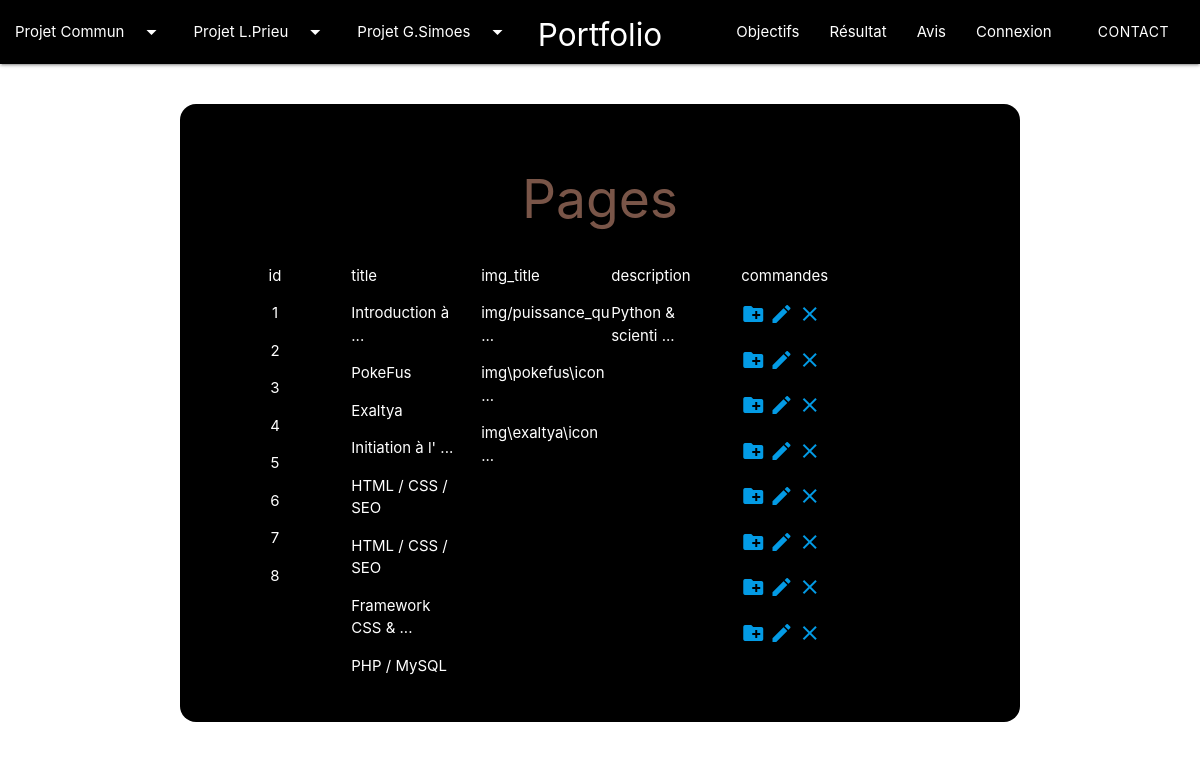
Page /panel.php?projet=0&page=pages on the committed database.
### tables this page shows
CREATE TABLE IF NOT EXISTS `pages` (
  `id` int(11) NOT NULL AUTO_INCREMENT,
  `title` varchar(255) NOT NULL,
  `img_link` varchar(255) NOT NULL,
  `description` text NOT NULL,
  `subtitle` text NOT NULL,
  `type` varchar(255) NOT NULL,
  `id_type` int(11) NOT NULL,
  PRIMARY KEY (`id`)
);

### pages.php (called while the page is built, shortened)
<?php
require_once "config.php";
$requete1 = 'SELECT * FROM pages';
$resultat = $pdo->prepare($requete1);
$resultat->execute();
$resultatPages = $resultat->fetchAll(PDO::FETCH_ASSOC);
?>

### nbPage.php (called while the page is built)
<?php
require_once "config.php";
$requete1 = 'SELECT * FROM pages';
$resultat = $pdo->prepare($requete1);
$resultat->execute();
$resultatPagesId = $resultat->fetchAll(PDO::FETCH_ASSOC);
?>

### panel.php (the view, shortened to what this page needs)
<!DOCTYPE html>
<html lang="en" dir="ltr">
  <head>
    <link type="text/css" rel="stylesheet" href="css/materialize.css" media="screen,projection" />
    <link rel="stylesheet" href="css/style.css">
  </head>
  <body>
    <?php require_once 'navbar.php' ?>
    <?php require "user.php" ?>
    <?php require "pages.php" ?>
      <div class="row container">
        <div class="col s12 m12 l12">
          <div class="panel row"style="margin-top:40px;">
            <?php if($_GET['page'] == "users"): ?>
              <h2 class="brown-text center nom">Users</h2>
              <?php
              $fin = ' ...';
              $lg_max = 20;
               ?>
              <div class="col center s12 m6 l2">
                <p>ID</p>
                <?php
                foreach($resultatUsers as $key => $resultatUser){
                  echo "<p>".$resultatUser['id']."</p>";
                }?>
              </div>
              <div class="col s12 m6 l2">
                <p>Login</p>
                <?php
                foreach($resultatUsers as $key => $resultatUser){
                  if (strlen($resultatUser['login'])>$lg_max)
                  {
                    $resultatUser['login']=substr($resultatUser['login'], 0, $lg_max-strlen($fin)).$fin;
                  }
                  echo "<p>".$resultatUser['login']."</p>";
                }
                ?>
              </div>
              <div class="col s12 m6 l2">
                <p>Email</p>
                <?php
                foreach($resultatUsers as $key => $resultatUser){
                  if (strlen($resultatUser['email'])>$lg_max)
                  {
                    $resultatUser['email']=substr($resultatUser['email'], 0, $lg_max-strlen($fin)).$fin;
                  }
                  echo "<p>".$resultatUser['email']."</p>";
                }
                ?>
              </div>
              <div class="col s12 m6 l2">
                <p>Mot de passe</p>
                <?php
                foreach($resultatUsers as $key => $resultatUser){
                  if (strlen($resultatUser['password'])>$lg_max)
                  {
                    $resultatUser['password']=substr($resultatUser['password'], 0, $lg_max-strlen($fin)).$fin;
                  }
                  echo "<p>".$resultatUser['password']."</p>";
                }
                ?>
              </div>
              <div class="col center s12 m6 l2">
                <p>Admin</p>
                <?php
                foreach($resultatUsers as $key => $resultatUser){
                  echo "<p>".$resultatUser['admin']."</p>";
                }?>
              </div>
              <div class="col s12 m6 l2">
                <p>Commandes</p>
                <?php foreach ($resultatUsers as $key => $resultatUser) { ?>
                  <p>
                    <a class="modal-trigger" id="add-users" href="#"><i class="material-icons">create_new_folder</i></a>
                    <div id='add-user' class="modal">
                      <div class="modal-content">
                        <h4>Enregister un nouveau compte</h4>
                          <div class="row">
                            <form method="post" action="add_user.php">
                              <div class="row">
                                <div class="input-field col s6">
                                  <input id="email" type="email" name="email" class="validate">
                                  <label for="email">Adresse email</label>
                                </div>
                                <div class="input-field col s6">
                                  <input id="login" type="text" class="validate" name="login">
                                  <label for="login">Login</label>
                                </div>
                              </div>
                                <div class="input-field col s6">
                                  <input id="mdp" type="password" class="validate" name="password">
                                  <label for="mdp">Mot de passe</label>
                                </div>
                                <div class="input-field col s6">
                                  <select id='choose_admin' name="admin">
                                    <option id="admin" value="1">Oui</option>
                                    <option id="admin" value="0" selected>Non</option>
                                  </select>
                                  <label for='choose_admin'>Admin</label>
                                </div>
                            </div>
                          </div>
                          <div class="modal-footer">
                            <input type='submit' class="btn connect" value="Créer le nouveau compte"/>
                          </div>
                        </form>
                    </div>
                    <a class="modal-trigger" id="change-users" data-target="<?php echo 'change-user'.$resultatUser["id"].'' ?>" href="#"><i class="material-icons">edit</i></a>
                    <div id="<?php echo 'change-user'.$resultatUser["id"].'' ?>" class="modal">
                      <div class="modal-content">
                        <h4>Modifier un compte</h4>
                          <div class="row">
                            <form method="post" action="change_user.php">
                              <div class="row">
                                <div class="input-field col s3">
                                  <input id="login" name="login" class="validate" type="text" value="<?php echo $resultatUser['login'] ?>">
                                  <label for="login">login de l'utilisateur</label>
                                </div>
                                <div class="input-field col s3">
                                  <input id="email" type="email" class="validate" name="email" value="<?php echo $resultatUser['email'] ?>">
                                  <label for="email">email</label>
                                </div>
                                <div class="input-field col s3">
                                  <input id="password" type="password" class="validate" name="password" value="<?php echo $resultatUser['password']?>">
                                  <label for="password">mot de passe</label>
                                </div>
                                <div class="input-field col s3">
                                  <?php if($resultatUser['admin']== 1):?>
                                    <select id='choose_admin' name="admin">
                                      <option id="admin" value="1" selected>Oui</option>
                                      <option id="admin" value="0">Non</option>
                                    </select>
                                    <label for='choose_admin'>Admin</label>
                                  <?php else: ?>
                                    <select id='choose_admin' name="admin">
                                      <option id="admin" value="1">Oui</option>
                                      <option id="admin" value="0" selected>Non</option>
                                    </select>
                                    <label for='choose_admin'>Admin</label>
                                  <?php endif ?>
                                </div>
                                <div class="input-field col s12">
                                  <input readonly="readonly" value="<?php echo $resultatUser['id'] ?>" id="id-user" type="text" class="validate" name="id" >
                                  <label for="id">id de l'utilisateur</label>
                                </div>
                              </div>
                            </div>
                          </div>
                          <div class="modal-footer">
                            <input type='submit' class="btn connect" value="Valider le changement"/>
                          </div>
                        </form>
                    </div>
                    <a class="modal-trigger" id="remove-users" data-target="<?php echo 'delete-user'.$resultatUser["id"].'' ?>" href="#"><i class="material-icons">close</i></a>
                    <div id="<?php echo 'delete-user'.$resultatUser["id"].'' ?>" class="modal">
                      <div class="modal-content">
                        <h4>Supprimer un compte</h4>
                          <div class="row">
                            <form method="post" action="remove_user.php">
                                <p>Vous allez supprimer le compte avec les information suivante (la manipulation est définitive)</p>
                                <div class="input-field col s3">
                                  <input readonly="readonly" id="login" name="login" class="validate" type="text" value="<?php echo $resultatUser['login'] ?>">
                                  <label for="login">login de l'utilisateur</label>
                                </div>
                                <div class="input-field col s3">
                                  <input readonly="readonly" id="email" type="email" class="validate" name="email" value="<?php echo $resultatUser['email'] ?>">
                                  <label for="email">email</label>
                                </div>
                                <div class="input-field col s3">
                                  <input readonly="readonly" id="password" type="password" class="validate" name="password" value="<?php echo $resultatUser['password'] ?>">
                                  <label for="password">mot de passe</label>
                                </div>
                                <div class="input-field col s3">
                                  <?php if($resultatUser['admin']== 1):?>
                                    <select readonly="readonly" id='choose_admin'>
                                      <option id="admin" name="admin" readonly="readonly" value="1" selected>Oui</option>
                                      <option id="admin" name="admin" readonly="readonly" value="0">Non</option>
                                    </select>
                                    <label for='choose_admin'>Admin</label>
                                  <?php else: ?>
                                    <select readonly="readonly" id='choose_admin'>
                                      <option id="admin" name="admin" readonly="readonly" value="1">Oui</option>
                                      <option id="admin" name="admin" readonly="readonly" value="0" selected>Non</option>
                                    </select>
                                    <label for='choose_admin'>Admin</label>
                                  <?php endif ?>
                                </div>
                                <div class="input-field col s12">
                                  <input readonly="readonly" value="<?php echo $resultatUser['id'] ?>" id="id-user" type="text" class="validate" name="id-user" >
                                  <label for="id-user">id de l'utilisateur</label>
                                </div>
                              </div>
                            </div>
                          <div class="modal-footer">
                            <input type='submit' class="btn connect" value="Valider la suppresion"/>
                          </div>
                        </form>
                    </div>
                  </p>
                <?php } ?>
              </div>
            <?php elseif ($_GET["page"] == "pages") :?>
              <h2 class="brown-text center nom">Pages</h2>
              <?php
              $fin = ' ...';
              $lg_max = 20;
               ?>
              <div class="col center s12 m6 l2">
                <p>id</p>
                <?php
                foreach($resultatPages as $key => $resultatPage){
                  echo "<p>".$resultatPage['id']."</p>";
                }?>
              </div>
              <div class="col s12 m6 l2">
                <p>title</p>
                <?php
                foreach($resultatPages as $key => $resultatPage){
                  if (strlen($resultatPage['title'])>$lg_max)
                  {
                    $resultatPage['title']=substr($resultatPage['title'], 0, $lg_max-strlen($fin)).$fin;
                  }
                  echo "<p>".$resultatPage['title']."<br></p>";
                }
                ?>
              </div>
              <div class="col s12 m6 l2">
                <p>img_title</p>
                <?php
                foreach($resultatPages as $key => $resultatPage){
                  if (strlen($resultatPage['img_link'])>$lg_max)
                  {
                    $resultatPage['img_link']=substr($resultatPage['img_link'], 0, $lg_max-strlen($fin)).$fin;
                  }
                  echo "<p>".$resultatPage['img_link']."</p>";
                }
                ?>
              </div>
              <div class="col s12 m6 l2">
                <p>description</p>
                <?php
                foreach($resultatPages as $key => $resultatPage){
                  if (strlen($resultatPage['description'])>$lg_max)
                  {
                    $resultatPage['description']=substr($resultatPage['description'], 0, $lg_max-strlen($fin)).$fin;
                  }
                  echo "<p>".$resultatPage['description']."</p>";
                }
                ?>
              </div>
              <div class="col s12 m6 l2">
                <p>commandes</p>
                <?php foreach ($resultatPages as $key => $resultatPage) {
                  echo '<p>
                    <a class="modal-trigger" id="add-pages" data-target="add-page'.$resultatPage["id"].'" href="#"><i class="material-icons">create_new_folder</i></a>
                    <a class="modal-trigger" id="change-pages" data-target="change-page'.$resultatPage["id"].'" href="#"><i class="material-icons">edit</i></a>
                    <a class="modal-trigger" id="delete-pages" data-target="delete-page'.$resultatPage["id"].'" href="#"><i class="material-icons">close</i></a>
                  </p>' ?>
                  <?php } ?>
                </div>
              <?php endif ?>
            </div>
          </div>
        </div>
  </body>
</html>

### css/style.css (style rules this page uses)
body { background-image: url('../img/portfolio.jpg'); background-position: center center; background-attachment: fixed; background-repeat: no-repeat; background-size: cover; }
.panel { background: black; color: white; border-radius: 16px; padding: 2em; margin-bottom: 20px; }

### rows in the picture
pages: id "1", title "Introduction à ...", img_link "img/puissance_qu ...", description "Python & scienti ..."
pages: id "2", title "PokeFus", img_link "img\\pokefus\\icon ..."
pages: id "3", title "Exaltya", img_link "img\\exaltya\\icon ..."
pages: id "4", title "Initiation à l' ..."
pages: id "5", title "HTML / CSS / SEO"
pages: id "6", title "HTML / CSS / SEO"
pages: id "7", title "Framework CSS & ..."
pages: id "8", title "PHP / MySQL"
